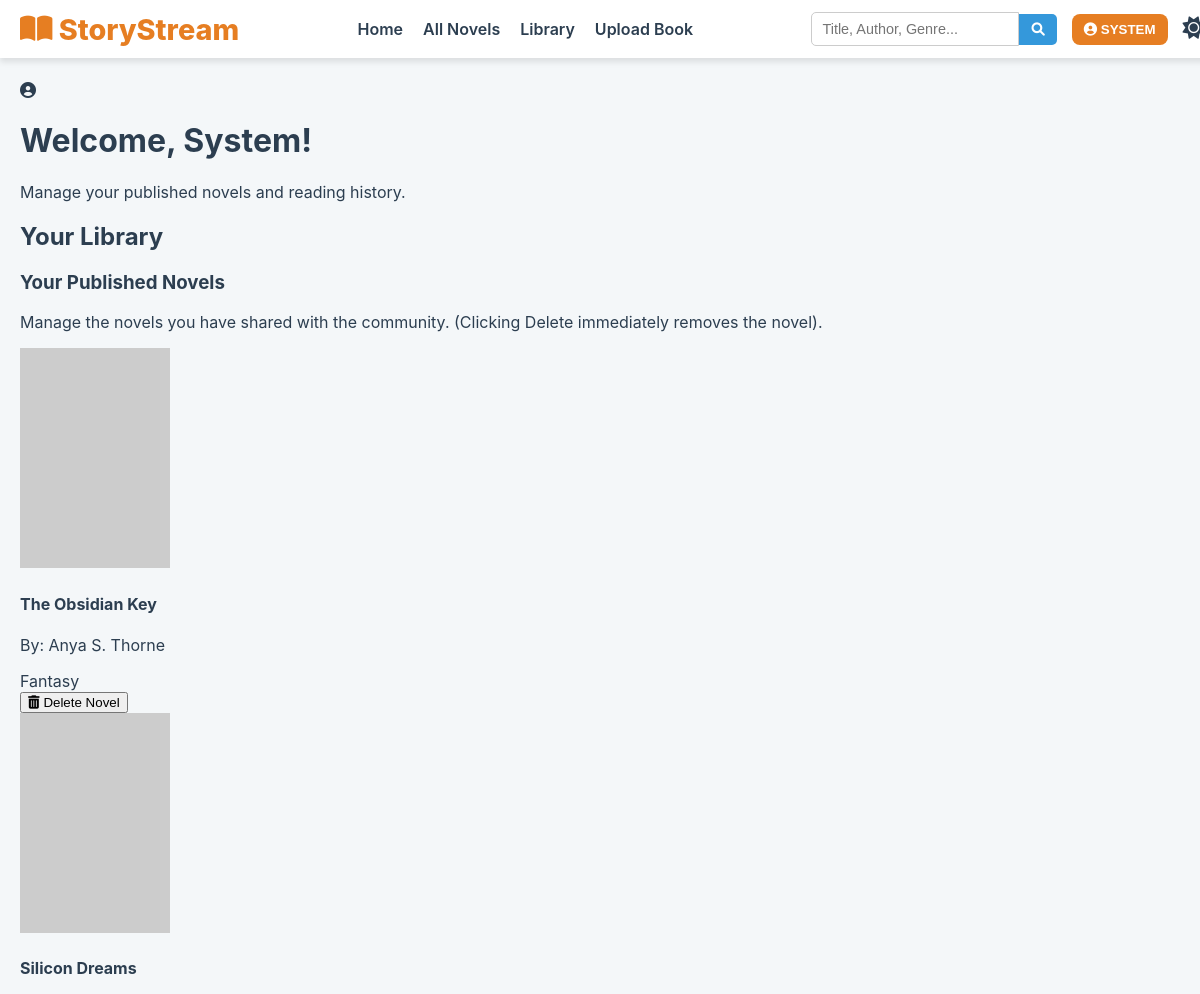
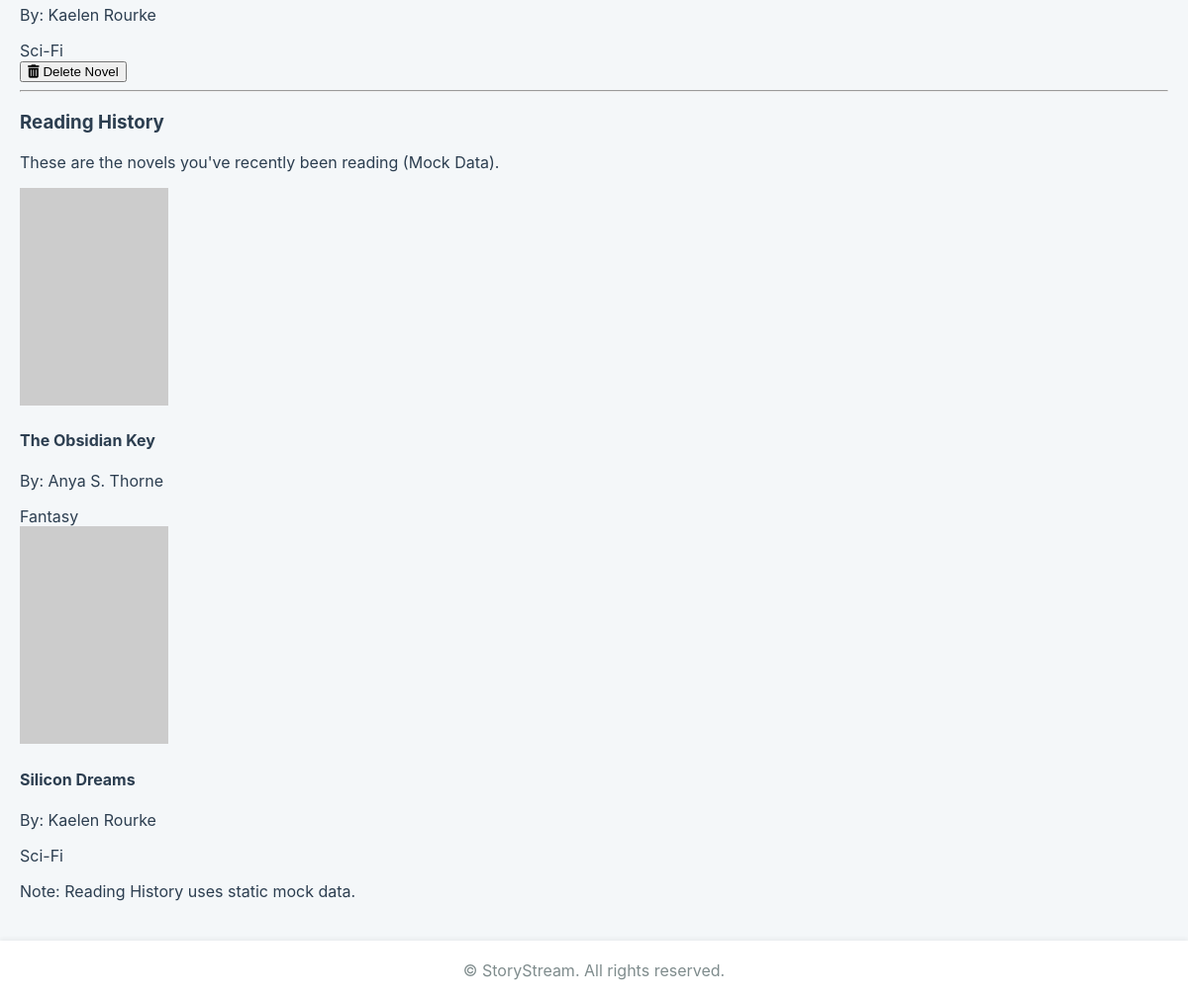
The app's page /library (signed in) with its own data (2 pictures, top to bottom).
### app.py (models this page shows, shortened)
class User(UserMixin, db.Model):
    id = db.Column(db.Integer, primary_key=True)
    username = db.Column(db.String(80), unique=True, nullable=False)
    email = db.Column(db.String(120), unique=True, nullable=False)
    password_hash = db.Column(db.String(128), nullable=False)
    books = db.relationship('Book', backref='uploader', lazy='dynamic')

class Book(db.Model):
    id = db.Column(db.Integer, primary_key=True)
    title = db.Column(db.String(250), nullable=False)
    author = db.Column(db.String(150), nullable=False)
    genre = db.Column(db.String(50))
    description = db.Column(db.Text)
    content = db.Column(db.Text, nullable=False) # The actual text of the novel
    cover_url = db.Column(db.String(300))
    timestamp = db.Column(db.Float, default=time.time)
    user_id = db.Column(db.Integer, db.ForeignKey('user.id'), nullable=False)
    def to_dict(self):
        return {
            'id': self.id,
            'title': self.title,
            'author': self.author,
            'genre': self.genre,
            'description': self.description,
            'content': self.content,
            'cover_url': self.cover_url,
            'timestamp': self.timestamp,
            'uploaded_by': self.user_id,
            'uploader_name': self.uploader.username if self.uploader else 'System'
        }

### app.py (the view)
@app.route('/library')
@login_required
def library():
    user_uploaded_books = Book.query.filter_by(user_id=current_user.id).all()
    uploaded_books_data = [book.to_dict() for book in user_uploaded_books]
    history_books_data = []
    system_user = User.query.filter_by(username='System').first()
    if system_user:
        history_books_data = [
            book.to_dict() for book in Book.query.filter(Book.user_id == system_user.id).limit(2).all()
        ]
    return render_template('library.html',
                             uploaded_books=uploaded_books_data,
                             history=history_books_data)

### app.py (called while the page is built)
@login_manager.user_loader
def load_user(user_id):
    try:
        return db.session.get(User, int(user_id))
    except (ValueError, TypeError):
        return None

@app.before_request
def before_request():
    g.now = time.localtime()
    if current_user.is_authenticated:
        session['is_authenticated'] = True
        session['username'] = current_user.username
    else:
        session['is_authenticated'] = False
        session.pop('username', None)

### templates/library.html (shortened to what this page needs)
{% extends "base.html" %}
{% block content %}
    <div class="max-w-7xl mx-auto px-4 sm:px-6 lg:px-8">
        <div class="user-header text-center pt-8 pb-4 mb-8 border-b border-gray-200 dark:border-gray-700">
            <i class="fas fa-user-circle text-4xl text-[var(--primary-orange)] mb-2"></i>
            <h1 class="text-3xl font-extrabold text-gray-900 dark:text-white">Welcome, {{ current_user.username }}!</h1>
            <p class="text-gray-500 dark:text-gray-400">Manage your published novels and reading history.</p>
        </div>
        <h2 class="text-3xl font-extrabold text-[var(--primary-orange)] pt-10 pb-4 mb-8">
            Your Library
        </h2>
        <h3 class="text-2xl font-bold text-gray-800 dark:text-gray-200 mt-10 mb-4 border-l-4 border-[var(--primary-orange)] pl-3">Your Published Novels</h3>
        <p class="text-gray-600 dark:text-gray-400 mb-6">Manage the novels you have shared with the community. (Clicking Delete immediately removes the novel).</p>
        <div class="grid grid-cols-1 sm:grid-cols-2 lg:grid-cols-4 gap-6">
            {% if uploaded_books %}
                {% for book in uploaded_books %}
                    <div class="bg-white dark:bg-gray-800 p-5 shadow-lg rounded-xl transition duration-300 hover:shadow-xl border border-gray-100 dark:border-gray-700 flex flex-col">
                        <img src="{{ book.cover_url }}" alt="Cover of {{ book.title }}"
                            onerror="this.onerror=null;this.src='https://placehold.co/150x220/34495e/ffffff?text=My+Book'"
                            class="w-full h-auto object-cover rounded-md mb-4 aspect-[1/1.5] shadow-md">
                        <div class="flex-grow">
                            <h4 class="font-bold text-xl text-gray-900 dark:text-white mb-1">{{ book.title }}</h4>
                            <p class="text-sm text-gray-600 dark:text-gray-400 mb-3">By: {{ book.author }}</p>
                            <span class="inline-block bg-[#a8dadc] dark:bg-[#3d5a80] text-gray-900 dark:text-white text-xs px-3 py-1 rounded-full font-semibold">
                                {{ book.genre }}
                            </span>
                        </div>
                        <form method="POST" action="{{ url_for('delete_book', book_id=book.id) }}"
                              class="mt-4">
                            <button type="submit" class="w-full text-center bg-red-600 hover:bg-red-700 text-white text-sm font-semibold py-2 px-3 rounded-lg transition duration-200 shadow-md">
                                <i class="fas fa-trash-alt mr-1"></i> Delete Novel
                            </button>
                        </form>
                    </div>
                {% endfor %}
            {% endif %}
        </div>
        <hr class="my-12 border-t border-gray-300 dark:border-gray-600">
        <h3 class="text-2xl font-bold text-gray-800 dark:text-gray-200 mt-10 mb-4 border-l-4 border-[var(--primary-orange)] pl-3">Reading History</h3>
        <p class="text-gray-600 dark:text-gray-400 mb-6">These are the novels you've recently been reading (Mock Data).</p>
        <div class="grid grid-cols-1 sm:grid-cols-2 lg:grid-cols-4 gap-6">
            {% if history %}
                {% for book in history %}
                    <div class="bg-white dark:bg-gray-800 p-5 shadow-inner rounded-xl border border-gray-100 dark:border-gray-700 flex flex-col opacity-80">
                        <img src="{{ book.cover_url }}" alt="Cover of {{ book.title }}"
                            onerror="this.onerror=null;this.src='https://placehold.co/150x220/8d99ae/ffffff?text=History'"
                            class="w-full h-auto object-cover rounded-md mb-4 aspect-[1/1.5]">
                        <div class="flex-grow">
                            <h4 class="font-bold text-xl text-gray-900 dark:text-white mb-1">{{ book.title }}</h4>
                            <p class="text-sm text-gray-600 dark:text-gray-400 mb-3">By: {{ book.author }}</p>
                            <span class="inline-block bg-[#a8dadc] dark:bg-[#3d5a80] text-gray-900 dark:text-white text-xs px-3 py-1 rounded-full font-semibold">
                                {{ book.genre }}
                            </span>
                        </div>
                    </div>
                {% endfor %}
            {% else %}
                <p class="text-center text-gray-500 col-span-full p-10 bg-gray-50 dark:bg-gray-700 rounded-lg border-2 border-dashed border-gray-300 dark:border-gray-600">
                    Your reading history is currently empty.
                </p>
            {% endif %}
        </div>
        <p class="text-center text-sm text-gray-400 dark:text-gray-500 mt-6 pb-10">Note: Reading History uses static mock data.</p>
    </div>
{% endblock %}

### templates/base.html (shortened to what this page needs)
<!DOCTYPE html>
<html lang="en">
<head>
    <link rel="stylesheet" href="{{ url_for('static', filename='style.css') }}">
    <link rel="stylesheet" href="https://cdnjs.cloudflare.com/ajax/libs/font-awesome/6.0.0-beta3/css/all.min.css">
</head>
<body class="{% if session.get('dark_mode', False) %}dark-mode{% endif %}">
    <header>
        <div class="logo">
            <i class="fas fa-book-open"></i>&nbsp;StoryStream
        </div>
        <nav>
            <a href="{{ url_for('home') }}">Home</a>
            <a href="{{ url_for('all_books') }}">All Novels</a>
            {% if session.get('is_authenticated') %}
                <a href="{{ url_for('library') }}">Library</a>
                <a href="{{ url_for('upload_book') }}">Upload Book</a>
            {% endif %}
        </nav>
        <div class="header-actions">
            <form action="{{ url_for('search') }}" method="GET" class="search-form">
                <input type="search" name="query" placeholder="Title, Author, Genre..." value="{{ request.args.get('query', '') }}">
                <button type="submit"><i class="fas fa-search"></i></button>
            </form>
            <div class="action-group">
                {% if session.get('is_authenticated') %}
                <div class="dropdown" id="profile-dropdown">
                    <button class="dropdown-toggle" aria-expanded="false" aria-controls="profile-menu">
                        <i class="fas fa-user-circle"></i>
                        {{ session['username'] | upper }}
                    </button>
                </div>
                {% else %}
                <a href="{{ url_for('auth') }}" class="btn btn-primary login-signup-btn">
                    Login/Signup
                </a>
                {% endif %}
                <button id="theme-toggle" class="btn-toggle theme-toggle-btn" title="Toggle Dark/Light Mode">
                    <i class="fas fa-sun"></i>
                </button>
            </div>
        </div>
    </header>
    <main>
        {% block content %}{% endblock %}
    </main>
    <footer>
        &copy; {{ g.now.year }} StoryStream. All rights reserved.
    </footer>
</body>
</html>

### static/style.css (style rules this page uses)
:root { --bg-light: #f4f7f9; --bg-card-light: #ffffff; --text-light: #2c3e50; --primary-color: #e67e22; --accent-color: #3498db; --shadow: 0 4px 6px rgba(0, 0, 0, 0.1); --bg-dark: #2c3e50; --bg-card-dark: #34495e; --text-dark: #ecf0f1; --reader-bg-light: #fefcfb; --reader-text-light: #1f1f1f; }
body { font-family: 'Inter', sans-serif; background-color: var(--bg-light); color: var(--text-light); transition: background-color 0.3s, color 0.3s; margin: 0; padding-top: 60px; }
header { position: fixed; top: 0; left: 0; width: 100%; background-color: var(--bg-card-light); box-shadow: var(--shadow); padding: 10px 20px; display: flex; justify-content: space-between; align-items: center; z-index: 1000; flex-wrap: nowrap; }
.logo { font-size: 1.8rem; font-weight: 800; color: var(--primary-color); display: flex; align-items: center; flex-shrink: 0; }
nav { display: flex; align-items: center; flex-grow: 0; margin: 0 20px; }
nav a { margin: 0 10px; color: var(--text-light); font-weight: 600; text-decoration: none; transition: color 0.2s; white-space: nowrap; }
.header-actions { display: flex; align-items: center; gap: 15px; flex-shrink: 0; min-width: 0; }
.search-form { display: flex; align-items: center; flex-grow: 1; max-width: 300px; min-width: 150px; }
.search-form input[type="text"], .search-form input[type="search"] { padding: 8px 10px; border: 1px solid #ccc; border-radius: 5px 0 0 5px; outline: none; font-size: 0.9rem; transition: border-color 0.2s; width: 100%; }
.search-form button { background-color: var(--accent-color); color: white; padding: 8px 12px; border: none; border-radius: 0 5px 5px 0; cursor: pointer; transition: background-color 0.2s; flex-shrink: 0; }
.action-group { display: flex; align-items: center; gap: 10px; flex-shrink: 0; margin-right: -10px; padding-right: 10px; }
.btn-toggle { background: none; border: none; cursor: pointer; padding: 5px; }
.dropdown { position: relative; display: inline-block; }
.dropdown-toggle { background-color: var(--primary-color); color: white; border: none; padding: 8px 12px; cursor: pointer; border-radius: 8px; font-weight: 600; transition: transform 0.2s, box-shadow 0.2s, background-color 0.2s; white-space: nowrap; }
.theme-toggle-btn { background: none; border: none; cursor: pointer; padding: 5px; font-size: 1.4rem; color: var(--text-light); transition: color 0.2s, transform 0.2s; height: 38px; line-height: 28px; flex-shrink: 0; margin-right: 10px; }
main { max-width: 1200px; margin: 20px auto; padding: 0 20px; }
footer { background-color: var(--bg-card-light); color: #7f8c8d; text-align: center; padding: 20px; margin-top: 40px; box-shadow: 0 -2px 4px rgba(0, 0, 0, 0.05); }

### records on screen
User: username "SYSTEM", username "System"
Book: title "The Obsidian Key", author "Anya S. Thorne", genre "Fantasy", title "The Obsidian Key", author "Anya S. Thorne", genre "Fantasy"
Book: title "Silicon Dreams", author "Kaelen Rourke", genre "Sci-Fi", title "Silicon Dreams", author "Kaelen Rourke", genre "Sci-Fi"
